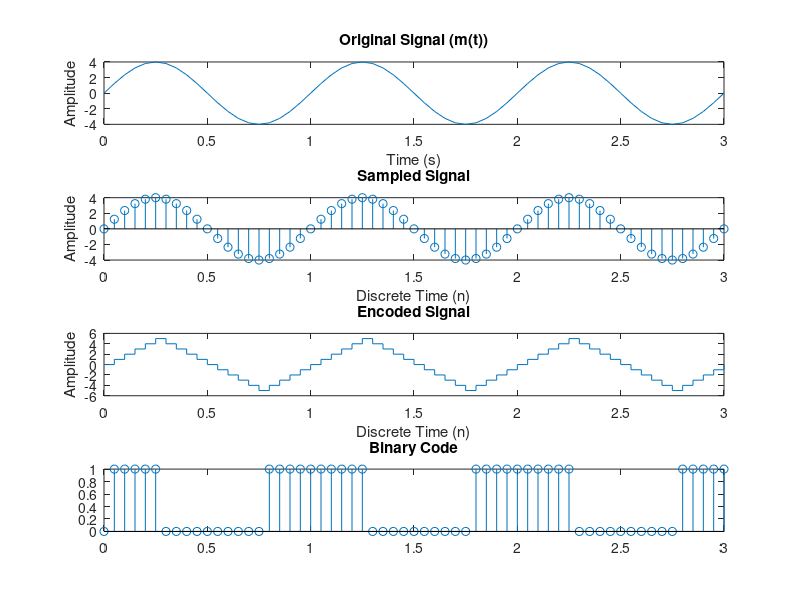

The MATLAB script that drew this image:
clc
clear all;
close all;

t = 0:0.05:3;
A = 4;
F = 1;
m_t = A*sin(2*pi*F*t);
fs = 20;
Ts = 1 / fs;
n = 0:Ts:3;

impulse_train=ones(size(n));
sampled_signal=m_t.*impulse_train;

step_size = 1;
quantized_signal = zeros(1, length(n));
for i = 2:length(n)
    difference = sampled_signal(i)-sampled_signal(i-1);
    if difference > 0
        quantized_signal(i)=quantized_signal(i-1) + step_size;
    else
        quantized_signal(i) = quantized_signal(i-1) - step_size;
    end
end

encoded_signal = quantized_signal;

binary_code = zeros(size(encoded_signal));
for i = 2:length(encoded_signal)
    if encoded_signal(i) > encoded_signal(i-1)
        binary_code(i)=1;
    end
end

n=0:(length(t) - 1);
ts=n/fs;
n = 0:Ts:3;

subplot(4, 1, 1);
plot(t, m_t);
title('Original Signal (m(t))');
xlabel('Time (s)');
ylabel('Amplitude');

subplot(4, 1, 2);
stem(n, sampled_signal);
title('Sampled Signal');
xlabel('Discrete Time (n)');
ylabel('Amplitude');

subplot(4, 1, 3);
stairs(n, encoded_signal);
title('Encoded Signal');
xlabel('Discrete Time (n)');
ylabel('Amplitude');

subplot(4,1,4)
stem(ts, binary_code)
title('Binary Code')
